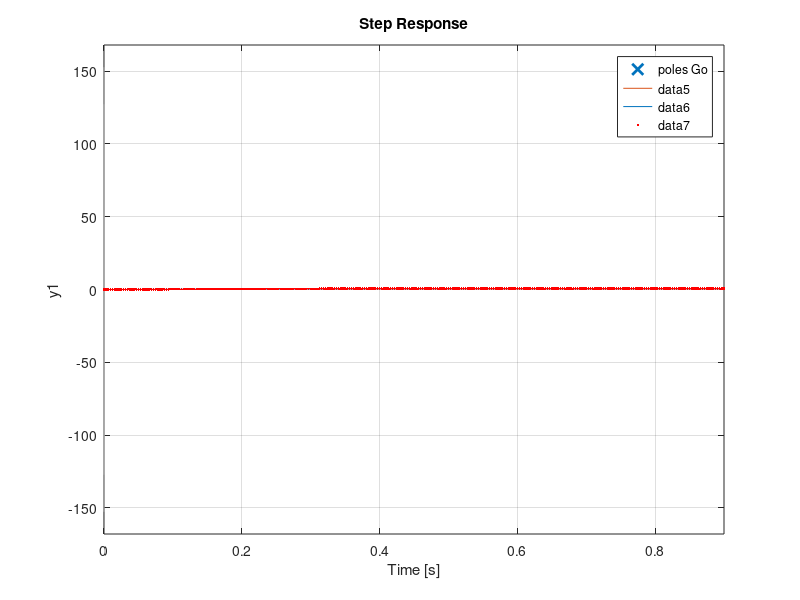

Write the MATLAB code that produced this figure. (Note: this script raises an error after producing the figure.)
%% 1. i 2. Parametri
m = 2;
k = 100;
b = 30;
t = [0:0.1:1];

%% 3. Prijenosne funkcije
G = tf(k, [m b k]);
Gm = tf(1/2, [0.01 1]);

%% 4. Otvoreni i zatvoreni krug
Go = series(G, Gm);
Gz = feedback(G, Gm);

%% 5. Nule i polovi sustava
No = zero(Go);
Nz = zero(Gz);
Po = pole(Go);
Pz = pole(Gz);

%% 6. Prikaz polova i linije prigušenja
pzmap(Gz);
grid on
hold on
[xlpo, ylpo] = damp(Gz);
plot(xlpo, ylpo);
pzmap(Go);
grid on
hold on
[xlpz, ylpz] = damp(Go);
plot(xlpz, ylpz);

%% 7. Sustav zapisan u nultočki-polova-pojačanja
[num, den] = tfdata(Gz, 'v');
[Z, P, K] = tf2zp(num, den);
Gzzpk = zpk(Gz);

%% 8. Prostor stanja
Gzss1 = ss(Gz);
[A1, B1, C1, D1] = tf2ss(num, den);
Gzss2 = ss(A1, B1, C1, D1);
[A2, B2, C2, D2] = zp2ss(Z, P, K);

%% 9. Polovi u prostoru stanja
Pss1 = eig(A1);
Pss2 = eig(A2);

%% 10. Step
step(Gzss1);
hold on
step(Gzss2, 'r.');

%% 11. parametri sa get 
V = get(G);

%% 12. InputName i OutputName
set(G, 'InputName', 'brzina');
set(G, 'OutputName', 'brzina mase');

%% 13. Nyquist otvorenog kruga
figure
nyquist(Go);

%% 14. AFK i FFK
[re1, im1, wout1] = nyquist(Go, 0.5);
[re2, im2, wout2] = nyquist(Go, 1);
AFK1 = sqrt(re1^2 + im1^2);
FFK1 = atan(im1/re1);
AFK2 = sqrt(re2^2 + im2^2);
FFK2 = atan(im2/re2);

%% 15. Bode
bode(Go);
bode(Gz);

%% 16. AFK i FFK sa Bode
[AFKB, FFKB] = bode(G, [0.5 1]);

%% 17. 18. rlocus rlocfind
rlocus(Go);
[Kp, P] = rlocfind(Go);

%% 19. Nova prijenosna funkcija
Gp = tf(Kp);
GZ = feedback(G, Gp);

%% 20. Nova prijenosna funkcija odziv
subplot(221);
impulse(GZ)
subplot(222);
step(GZ)
subplot(223);
lsim(GZ, t, t)
subplot(224);
lsim(GZ, t.^2, t)



















